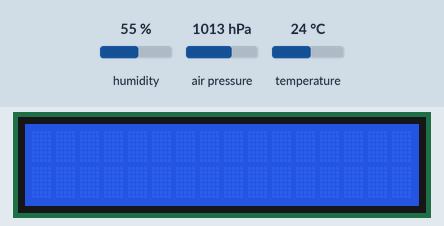
This sketch was run on a simulated Arduino Uno, built with avr-gcc and run on an emulated ATmega328P. Shown: 16×2 character LCD. The inputs (shaded band) are chosen by the test bench; at power-on: humidity 55 %, air pressure 1013 hPa, temperature 24 °C. What the sketch prints to the serial monitor is not drawn.

Above: at 1.2 s.
1.3 s: humidity set to 22 %
At 5.4 s:
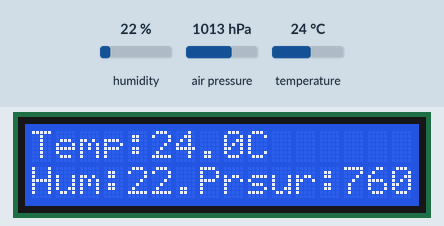
6.6 s: air pressure set to 952 hPa
At 10.7 s:
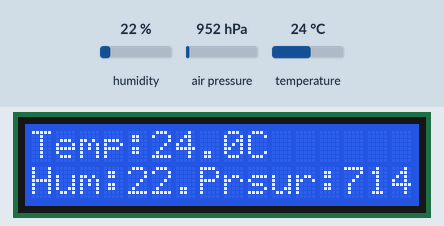
11.6 s: temperature set to 12 °C
At 16.0 s:
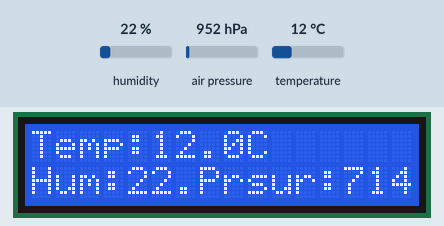
16.6 s: humidity set to 40 %
At 21.4 s:
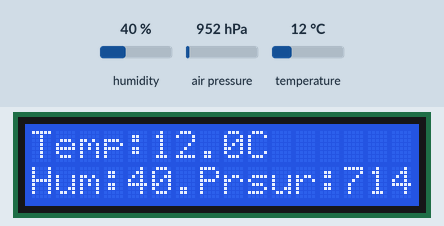
21.7 s: air pressure set to 975 hPa
At 26.7 s:
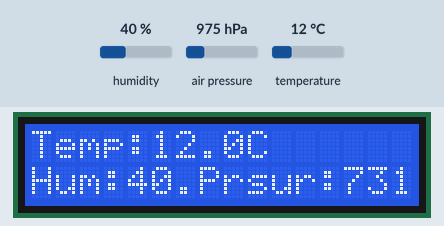
Timing chart, 0 to 27.7 s (numbered marks = the images above; inputs shaded):
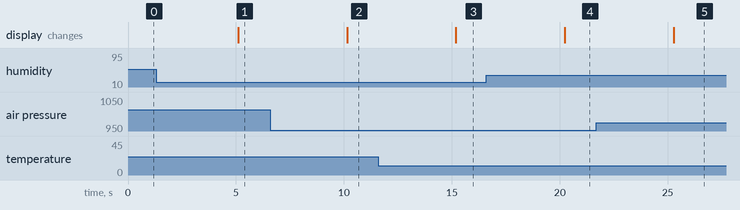

Measured:
- after the input at 1.3 s, the display: changes after 3.8 s (image 1)
- after the input at 6.6 s, the display: changes after 3.5 s (image 2)
- after the input at 11.6 s, the display: changes after 3.6 s (image 3)
- after the input at 16.6 s, the display: changes after 3.6 s (image 4)
- after the input at 21.7 s, the display: changes after 3.6 s (image 5)

The sketch:

My_meteo.ino
```cpp
// (licence header left out)
#include "Seeed_BME280.h"
#include <Wire.h>
#include <Wire.h>                          //  Подключаем библиотеку для работы с шиной I2C
#include <LiquidCrystal_I2C.h>             //  Подключаем библиотеку для работы с LCD дисплеем по шине I2C
LiquidCrystal_I2C lcd(0x27,16,2);          //  Объявляем  объект библиотеки, указывая параметры дисплея (адрес I2C = 0x27, количество столбцов = 16, количество строк = 2)

BME280 bme280;

void setup()
{
  Serial.begin(9600);
  if(!bme280.init()){
    Serial.println("Device error!");
  }
  {                              //
    lcd.init();                            //  Инициируем работу с LCD дисплеем
    lcd.backlight();                       //  Включаем подсветку LCD дисплея
}
}

void loop()
{
  float pressure;

  //get and print temperatures
  Serial.print("Temp: ");
  Serial.print(bme280.getTemperature());
  Serial.println("C");//The unit for  Celsius because original arduino don't support special symbols

  //get and print atmospheric pressure data
  Serial.print("Pressure: ");
  Serial.print(pressure = bme280.getPressure());
  Serial.println("Pa");

  //get and print altitude data
  Serial.print("Altitude: ");
  Serial.print(bme280.calcAltitude(pressure));
  Serial.println("m");

  //get and print humidity data
  Serial.print("Humidity: ");
  Serial.print(bme280.getHumidity());
  Serial.println("%");

  delay(5000);
{
                     lcd.setCursor(0, 0);  //  Устанавливаем курсор в позицию (0 столбец, 0 строка).
                     lcd.print("Temp:");  //  Выводим текст.
                     lcd.print (bme280.getTemperature(),1);  //  Выводим температуру
                     lcd.print ("C");
                     lcd.setCursor(0, 1);  //  Устанавливаем курсор в позицию (0 столбец, 1 строка)
                     lcd.print("Hum:");
                     lcd.print(bme280.getHumidity());
                     lcd.print("%");
                     lcd.setCursor(7,1);
                     lcd.print("Prsur:");
                     lcd.print(pressure = bme280.getPressure()/133.3,0);
}

}
```
